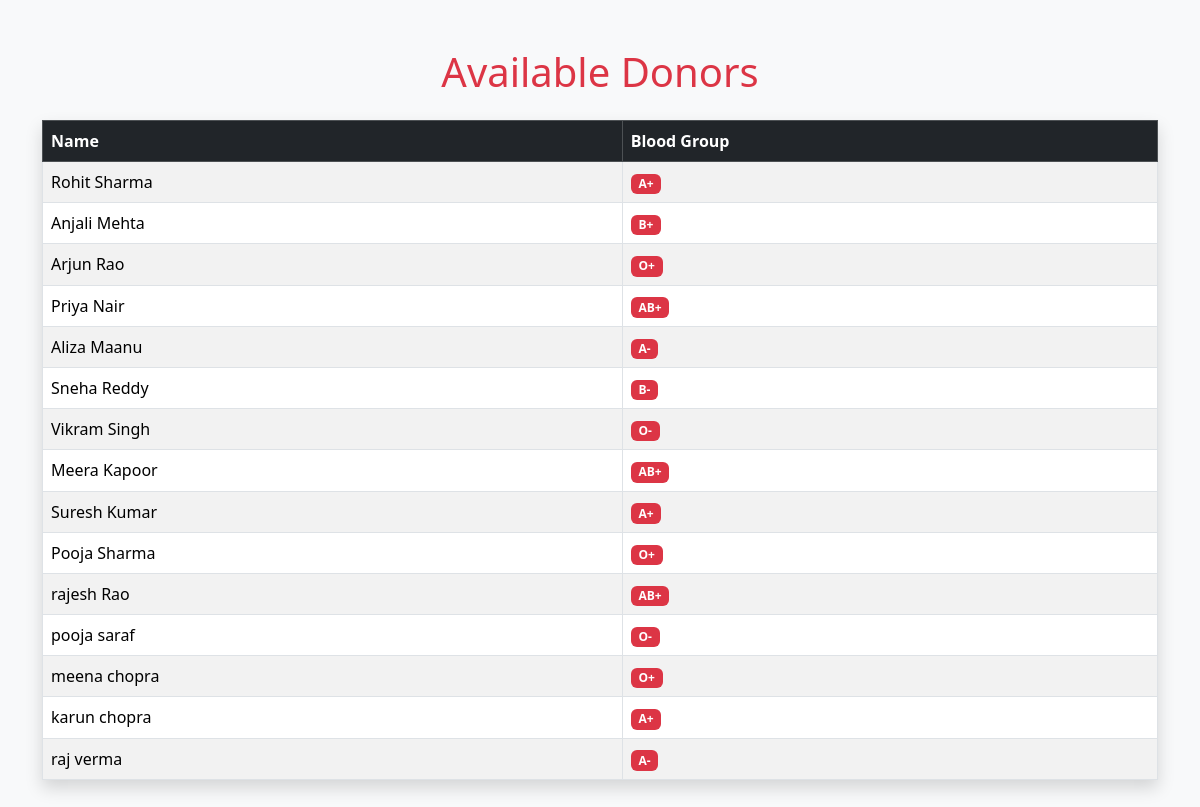
Screenshot of /donors/ with the database file from the repository.
### app/models.py (models this page shows, shortened)
class Donor(models.Model):
    name = models.CharField(max_length=100)
    age = models.IntegerField()
    blood_group = models.CharField(max_length=5)
    contact = models.CharField(max_length=15)
    email = models.EmailField()
    last_donation = models.DateField(null=True, blank=True)

### app/views.py (the view)
# urls.py: path("donors/", views.donor_list, name="donor_list"),
def donor_list(request):
    donors = Donor.objects.all()
    return render(request, "donor_list.html", {"donors": donors})

### templates/donor_list.html (shortened to what this page needs)
<!DOCTYPE html>
<html>
<head>
    <link href="https://cdn.jsdelivr.net/npm/bootstrap@5.3.3/dist/css/bootstrap.min.css" rel="stylesheet">
</head>
<body class="bg-light">
    <div class="container my-5">
        <h1 class="text-center mb-4 text-danger">Available Donors</h1>
        {% if donors %}
            <table class="table table-striped table-bordered table-hover shadow">
                <thead class="table-dark">
                    <tr>
                        <th>Name</th>
                        <th>Blood Group</th>
                    </tr>
                </thead>
                <tbody>
                    {% for donor in donors %}
                        <tr>
                            <td>{{ donor.name }}</td>
                            <td><span class="badge bg-danger">{{ donor.blood_group }}</span></td>
                        </tr>
                    {% endfor %}
                </tbody>
            </table>
        {% else %}
            <div class="alert alert-warning text-center shadow">
                No donors found for your requested blood group.
            </div>
        {% endif %}
    </div>
</body>
</html>

### rows the page displays
Donor: name "Rohit Sharma", blood_group "A+"
Donor: name "Anjali Mehta", blood_group "B+"
Donor: name "Arjun Rao", blood_group "O+"
Donor: name "Priya Nair", blood_group "AB+"
Donor: name "Aliza Maanu", blood_group "A-"
Donor: name "Sneha Reddy", blood_group "B-"
Donor: name "Vikram Singh", blood_group "O-"
Donor: name "Meera Kapoor", blood_group "AB+"
Donor: name "Suresh Kumar", blood_group "A+"
Donor: name "Pooja Sharma", blood_group "O+"
Donor: name "rajesh Rao", blood_group "AB+"
Donor: name "pooja saraf", blood_group "O-"
Donor: name "meena chopra", blood_group "O+"
Donor: name "karun chopra", blood_group "A+"
Donor: name "raj verma", blood_group "A-"
